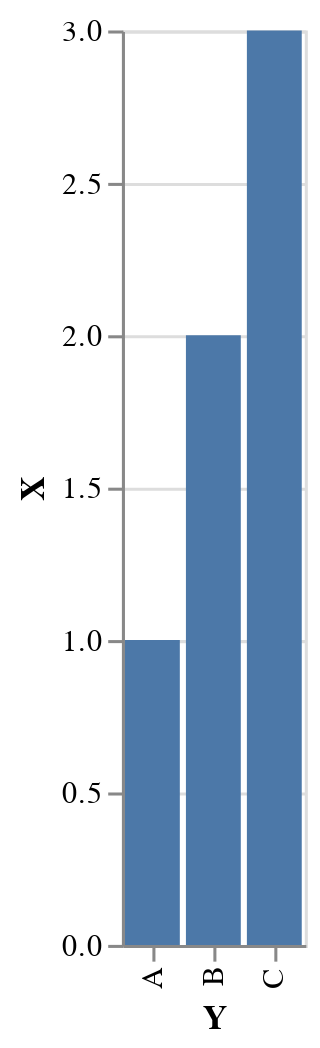

Notebook source saved alongside this figure:
### Code cell
alt.Chart(Dataframe).mark_bar().encode(
    x= "Y",
    y= "X"
)

### Figure 1 — Vega-Lite specification as saved in the notebook (floating-point values rounded to 4 significant figures)
{"config": {"view": {"continuousWidth": 400, "continuousHeight": 300}}, "data": {"name": "data-41204eb621ae975685516319983627f1"}, "mark": "bar", "encoding": {"x": {"field": "Y", "type": "nominal"}, "y": {"field": "X", "type": "quantitative"}}, "$schema": "https://vega.github.io/schema/vega-lite/v4.17.0.json", "datasets": {"data-41204eb621ae975685516319983627f1": [{"X": 1, "Y": "A"}, {"X": 2, "Y": "B"}, {"X": 3, "Y": "C"}]}}
